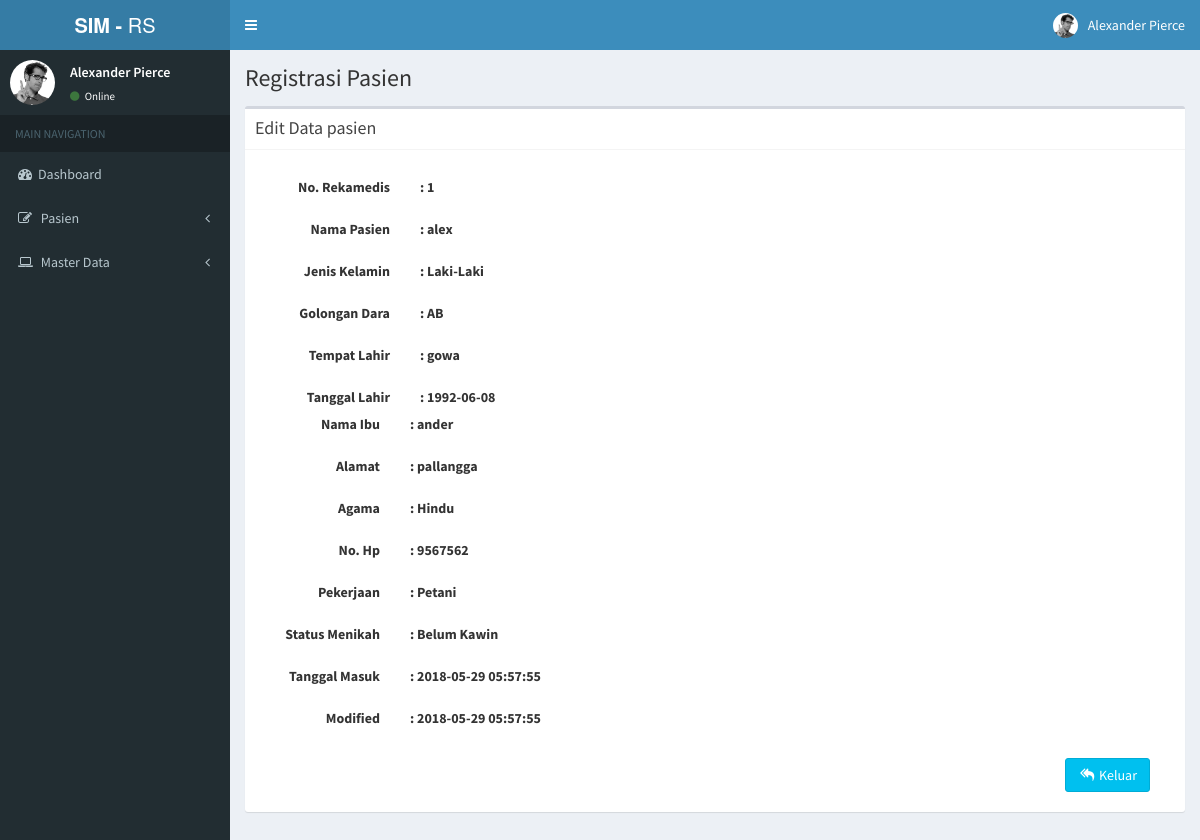
Page /sim-rs/backend/c_registrasi/view_detail/6 on the committed database.
### tables this page shows
CREATE TABLE `tb_regpasien` (
  `id_reg` int(11) NOT NULL,
  `no_rekmedis` int(255) NOT NULL,
  `nm_pasien` varchar(50) NOT NULL,
  `jk` varchar(30) NOT NULL,
  `gol_darah` varchar(10) NOT NULL,
  `tmpt_lahir` varchar(100) NOT NULL,
  `tgl_lahir` date NOT NULL,
  `nm_ibu` varchar(50) NOT NULL,
  `alamat` text NOT NULL,
  `agama` varchar(50) NOT NULL,
  `no_hp` int(50) NOT NULL,
  `pekerjaan` varchar(50) NOT NULL,
  `stts_menikah` varchar(50) NOT NULL,
  `created` datetime NOT NULL,
  `modified` datetime NOT NULL
);

### sim-rs/application/controllers/backend/c_registrasi.php (called while the page is built, shortened)
<?php
class C_registrasi extends CI_Controller {
	function __construct(){
		$this->load->model('m_regpasien');
		$this->load->helper('url');
	}
	public function view_detail($id_reg)
	{
		$where = array('id_reg' => $id_reg);
		$data['tb_regpasien'] = $this->m_regpasien->edit_data($where,'tb_regpasien')->result();
		$this->load->view('backend/header');
		$this->load->view('backend/v_detail',$data);
		$this->load->view('backend/footer');
	}
}

### sim-rs/index.php (called while the page is built, shortened)
<?php
require_once BASEPATH.'core/CodeIgniter.php';

### sim-rs/application/models/m_regpasien.php (called while the page is built, shortened)
<?php
	class M_regpasien extends CI_Model{
		function edit_data($where,$tabel){
			return $this->db->get_where($tabel,$where);
		}
	}
?>

### sim-rs/application/views/backend/v_detail.php (the view, shortened to what this page needs)
<div class="content-wrapper">
   <section class="content-header">
     <h1>
       Registrasi Pasien
     </h1>
   </section>
   <section class="content">
     <div class="box">
       <div class="box-header with-border">
         <h3 class="box-title">Edit Data pasien</h3>
       </div>
       <?php foreach ($tb_regpasien as $l) { ?>
       <div class="box-body">
           <form class="form-horizontal" action="<?php echo base_url('index.php/backend/c_registrasi/update_datapasien') ?>">
             <div class="box-body">
               <div class="form-group">
                 <label class="col-sm-2 control-label">No. Rekamedis</label>
                 <div class="col-sm-10">
                   <label class="control-label">: <?php echo $l->no_rekmedis?></label>
                 </div>
               </div>
               <div class="form-group">
                 <label class="col-sm-2 control-label">Nama Pasien</label>
                 <div class="col-sm-10">
                   <label class="control-label">: <?php echo $l->nm_pasien?></label>
                 </div>
               </div>
               <div class="form-group">
                 <label class="col-sm-2 control-label">Jenis Kelamin</label>
                 <div class="col-sm-10">
                   <label class="control-label">: <?php echo $l->jk ?></label>
                 </div>
               </div>
               <div class="form-group">
                 <label class="col-sm-2 control-label">Golongan Dara</label>
                 <div class="col-sm-10">
                   <label class="control-label">: <?php echo $l->gol_darah ?></label>
                 </div>
               </div>
               <div class="form-group">
                 <label class="col-sm-2 control-label">Tempat Lahir</label>
                 <div class="col-sm-10">
                   <label class="control-label">: <?php echo $l->tmpt_lahir ?></label>
                 </div>
               </div>
               <div class="form-group">
                 <label class="col-sm-2 control-label">Tanggal Lahir</label>
                 <div class="col-sm-10">
                   <label class="control-label">: <?php echo $l->tgl_lahir ?></label>
               </div>
               <div class="form-group">
                 <label class="col-sm-2 control-label">Nama Ibu</label>
                 <div class="col-sm-10">
                   <label class="control-label">: <?php echo $l->nm_ibu ?></label>
                 </div>
               </div>
               <div class="form-group">
                 <label class="col-sm-2 control-label">Alamat</label>
                 <div class="col-sm-10">
                   <label class="control-label">: <?php echo $l->alamat ?></label>
                 </div>
               </div>
               <div class="form-group">
                 <label class="col-sm-2 control-label">Agama</label>
                 <div class="col-sm-10">
                   <label class="control-label">: <?php echo $l->agama ?></label>
                 </div>
               </div>
               <div class="form-group">
                 <label class="col-sm-2 control-label">No. Hp</label>
                 <div class="col-sm-10">
                   <label class="control-label">: <?php echo $l->no_hp ?></label>
                 </div>
               </div>
               <div class="form-group">
                 <label class="col-sm-2 control-label">Pekerjaan</label>
                 <div class="col-sm-10">
                   <label class="control-label">: <?php echo $l->pekerjaan ?></label>
                 </div>
               </div>
               <div class="form-group">
                 <label class="col-sm-2 control-label">Status Menikah</label>
                 <div class="col-sm-10">
                   <label class="control-label">: <?php echo $l->stts_menikah ?></label>
                 </div>
               </div>
               <div class="form-group">
                 <label class="col-sm-2 control-label">Tanggal Masuk</label>
                 <div class="col-sm-10">
                   <label class="control-label">: <?php echo $l->created ?></label>
                 </div>
               </div>
               <div class="form-group">
                 <label class="col-sm-2 control-label">Modified</label>
                 <div class="col-sm-10">
                   <label class="control-label">: <?php echo $l->modified ?></label>
                 </div>
               </div>
             </div>
             <div class="timeline-footer">
               <div class="" align="right">
               <div class="col-sm-12">
                 <a type="button" class="btn btn-info" href="<?php echo base_url()."backend/c_registrasi/datapasien" ?>"><i class="fa fa-fw fa-mail-reply-all"></i> Keluar</a>
               </div>
               </div>
             </div>
           </form>
           <?php }?>
       </div>
     </div>
   </section>
 </div>

### sim-rs/application/views/backend/header.php (shortened to what this page needs)
<!DOCTYPE html>
<html>
<head>
  <link rel="stylesheet" href="<?php echo base_url()?>assets/backend/bower_components/bootstrap/dist/css/bootstrap.min.css">
  <link rel="stylesheet" href="<?php echo base_url()?>assets/backend/bower_components/font-awesome/css/font-awesome.min.css">
  <link rel="stylesheet" href="<?php echo base_url()?>assets/backend/bower_components/Ionicons/css/ionicons.min.css">
  <link rel="stylesheet" href="<?php echo base_url()?>assets/backend/bower_components/datatables.net-bs/css/dataTables.bootstrap.min.css">
  <link rel="stylesheet" href="<?php echo base_url()?>assets/backend/dist/css/AdminLTE.min.css">
  <link rel="stylesheet" href="<?php echo base_url()?>assets/backend/dist/css/skins/_all-skins.min.css">
</head>
<body class="hold-transition skin-blue layout-boxed sidebar-mini">
<div class="wrapper">
  <header class="main-header">
    <a href="<?php echo base_url()?>assets/backend/index2.html" class="logo">
      <span class="logo-lg"><b>SIM -</b> RS</span>
    </a>
    <nav class="navbar navbar-static-top">
      <a href="#" class="sidebar-toggle" data-toggle="push-menu" role="button">
      </a>
      <div class="navbar-custom-menu">
        <ul class="nav navbar-nav">
          <li class="dropdown user user-menu">
            <a href="#" class="dropdown-toggle" data-toggle="dropdown">
              <img src="<?php echo base_url()?>assets/backend/dist/img/user2-160x160.jpg" class="user-image" alt="User Image">
              <span class="hidden-xs">Alexander Pierce</span>
            </a>
          </li>
        </ul>
      </div>
    </nav>
  </header>
  <aside class="main-sidebar">
    <section class="sidebar">
      <div class="user-panel">
        <div class="pull-left image">
          <img src="<?php echo base_url()?>assets/backend/dist/img/user2-160x160.jpg" class="img-circle" alt="User Image">
        </div>
        <div class="pull-left info">
          <p>Alexander Pierce</p>
          <a href="#"><i class="fa fa-circle text-success"></i> Online</a>
        </div>
      </div>
      <ul class="sidebar-menu" data-widget="tree">
        <li class="header">MAIN NAVIGATION</li>
        <li class="treeview">
          <li><a href="<?php echo base_url()."backend/c_beranda"?>"><i class="fa fa-dashboard"></i>Dashboard</a></li>
        </li>
        <li class="treeview">
          <a href="#">
            <i class="fa fa-edit"></i> <span>Pasien</span>
            <span class="pull-right-container">
              <i class="fa fa-angle-left pull-right"></i>
            </span>
          </a>
        </li>
        <li class="treeview">
          <a href="#">
            <i class="fa fa-laptop"></i>
            <span>Master Data</span>
            <span class="pull-right-container">
              <i class="fa fa-angle-left pull-right"></i>
            </span>
          </a>
        </li>
      </ul>
    </section>
  </aside>

### sim-rs/application/views/backend/footer.php (shortened to what this page needs)
</body>
</html>

### rows in the picture
tb_regpasien: no_rekmedis "1", nm_pasien "alex", jk "Laki-Laki", gol_darah "AB", tmpt_lahir "gowa", tgl_lahir "1992-06-08", nm_ibu "ander", alamat "pallangga", agama "Hindu", no_hp "9567562", pekerjaan "Petani", stts_menikah "Belum Kawin", created "2018-05-29 05:57:55", modified "2018-05-29 05:57:55"
